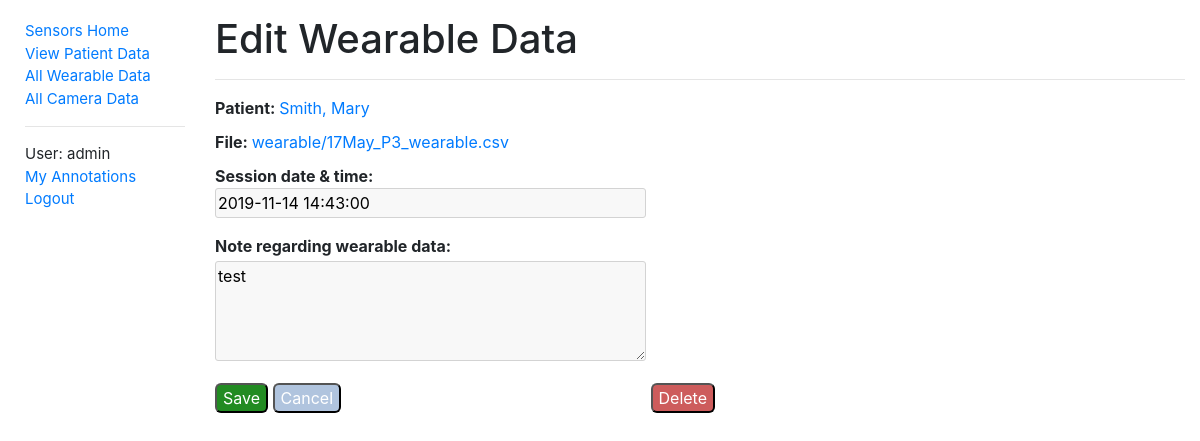
Page /sensors/wearabledata/7229b518e00d4c50acf6594217cb0a87/edit/ (signed in) on the committed database.
### sensors/models.py (models this page shows, shortened)
class WearableData(models.Model):
    id = models.UUIDField(primary_key=True, default=uuid.uuid4, help_text='Unique ID for this wearable data')
    patient = models.ForeignKey('PatientData', on_delete=models.CASCADE, null=True, related_name='wearables')
    filename = models.FileField(upload_to='wearable/', help_text='Wearable data file')
    time = models.DateTimeField(help_text='Session date & time')
    note = models.CharField(max_length=500, help_text='Note regarding wearable data')
    class Meta:
        ordering = ['patient', '-time']
        permissions = (("can_alter_wearabledata", "Can create or edit wearable data entries."),)

class PatientData(models.Model):
    id = models.AutoField(primary_key=True)
    first_name = models.CharField(max_length=50, help_text='Patient first name')
    last_name = models.CharField(max_length=50, help_text='Patient last name')
    date_of_birth = models.DateField(help_text='Patient date of birth')
    notes = models.CharField(max_length=500, help_text='Notes regarding patient')
    class Meta:
        ordering = ['last_name']
        permissions = (("can_alter_patientdata", "Can create or edit patient data entries."),)
    def __str__(self):
        return f'{self.last_name}, {self.first_name}'

### sensors/views.py (the view)
# urls.py: re_path(r'^wearabledata/(?P<uuid>[\w-]+)/edit/$', views.edit_wearabledata, name='edit-wearabledata'),
@permission_required('sensors.can_alter_wearabledata')
def edit_wearabledata(request, uuid):
    existing_wearable = get_object_or_404(WearableData, pk=uuid)
    if request.method == 'POST':
        form = WearableDataEditForm(request.POST, instance=existing_wearable)
        if form.is_valid():
            existing_wearable = form.save(commit=False)
            existing_wearable.save()
            return redirect('wearabledata-detail', pk=uuid)
        else:
            print(form.errors)
    else:
        form = WearableDataEditForm(instance=existing_wearable)
    context = {
        'form': form,
        'wearabledata': existing_wearable,
    }
    return render(request, 'sensors/edit_wearabledata.html', context)

### sensors/forms.py
class WearableDataEditForm(forms.ModelForm):
    class Meta:
        model = WearableData
        fields = ['note', 'time']
        widgets = {
            'note': forms.Textarea(attrs={
                'id': 'form-text',
                'required': True,
                'style': 'border: 1px solid #D3D3D3; border-radius: 3px; margin: 3px 0 0 0; height: 100px; '
                         'width: 100%; min-width: 190px; box-sizing: border-box; background-color: #f8f8f8;',
            }),
            'time': forms.DateTimeInput(attrs={
                'id': 'form-note',
                'required': True,
                'style': 'display: table-cell; vertical-align: top; border: 1px solid #D3D3D3; border-radius: 3px; '
                         'height: 30px; line-height: 30px; margin: 0px 0px 0px 0px; width: 100%; min-width: 190px;'
                         'background-color: #f8f8f8;',
            }),
        }

### sensors/context_processors.py (called while the page is built)
def extra_context(request):
    return {'media_url': settings.MEDIA_URL}

### sensors/templates/sensors/edit_wearabledata.html (shortened to what this page needs)
{% extends "base.html" %}
{% block content %}
  <h1>Edit Wearable Data</h1>
  <hr>
  <form action="" method="post" class="form-group">
    <table>
      <div><strong>Patient: </strong><a href="{% url 'patientdata-detail' wearabledata.patient.id %}">{{ wearabledata.patient }}</a></div>
      <div style="margin-top: 10px;"><strong>File: </strong>
        <a href="{{ media_url }}{{ wearabledata.filename }}">{{ wearabledata.filename }}</a>
      </div>
      <div style="margin-top: 10px;"><strong>{{ form.time.help_text }}:</strong><p>{{ form.time }}</p></div>
      <div style="margin-top: 10px;">
        <strong>{{ form.note.help_text }}:</strong><p>{{ form.note }}</p>
      </div>
    </table>
    <input type="submit" value="Save" class="saveButton" />
    <input type="button" value="Cancel" class="cancelButton" onclick="window.history.back()" />
  </form>
  <form action="{% url 'delete-wearabledata' wearabledata.id %}" method="post" class="form-group">
    <input type="submit" value="Delete" class="deleteButton"
           onclick="return confirm('Are you sure you want to delete this patient data?');" />
  </form>
{% endblock %}

### sensors/templates/base.html (shortened to what this page needs)
<!DOCTYPE html>
<html xmlns="http://www.w3.org/1999/xhtml" lang="en-GB" xml:lang="en-GB">
<head>
  <link rel="stylesheet"
        href="https://stackpath.bootstrapcdn.com/bootstrap/4.1.3/css/bootstrap.min.css"
>
  {% load static %}
  <link rel="stylesheet"
        href="{% static 'css/styles.css' %}">
</head>
<body>
<div class="container-fluid">
  <div class="row">
    <div class="col-sm-2" style='font-size:15px;'>
      {% block sidebar %}
        <ul class="sidebar-nav">
          <li><a href="{% url 'index' %}">Sensors Home</a></li>
          {% if user.is_authenticated %}
            <li><a href="{% url 'patientdata' %}">View Patient Data</a></li>
            <li><a href="{% url 'wearabledata' %}">All Wearable Data</a></li>
            <li><a href="{% url 'cameradata' %}">All Camera Data</a></li>
            <hr>
            <li>User: {{ user.get_username }}</li>
            <li><a href="{% url 'my-annotations' %}">My Annotations</a></li>
            <li><a href="{% url 'logout'%}?next={{request.path}}">Logout</a></li>
          {% else %}
            <li><a href="{% url 'login'%}?next={{request.path}}">Login</a></li>
          {% endif %}
        </ul>
      {% endblock %}
    </div>
    <div class="col-sm-10" style=margin-top:15px;padding:10">
      {% block content %}{% endblock %}
    </div>
  </div>
</div>
</body>
</html>

### sensors/static/css/styles.css (style rules this page uses)
.sidebar-nav { margin-top: 20px; margin-left: 10px; padding: 0; list-style: none; }
.saveButton { background-color: forestgreen; color: white; height: 30px; border-radius: 6px; }
.cancelButton { background-color: lightsteelblue; color: white; height: 30px; border-radius: 6px; }
.deleteButton { background-color: indianred; color: white; height: 30px; border-radius: 6px; }
.form-group { display: inline-block; }

### rows in the picture
WearableData: patient "Smith, Mary", filename "wearable/17May_P3_wearable.csv", time "2019-11-14 14:43:00", note "test"

### other values in the picture
{{ user.get_username }} "admin"
